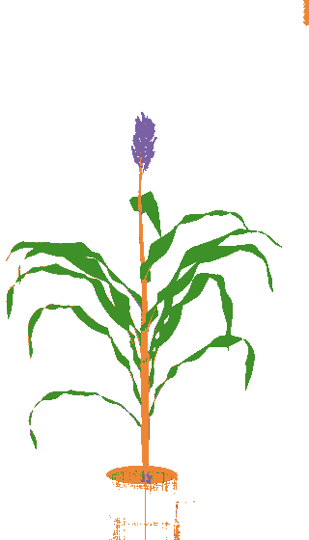
#> input picture image.png, 309 x 540 px
$ python traits_extraction_unflowered.py --image image.png   (older library calls are emulated)
#> lines starting #> are read from the running program, lines starting #| are printed output that depends on the picture; after the words box and inside, x2 and y2 are one past the last pixel; in counts of white or black regions, pixels touching at a corner belong together
# coding=utf-8

from scipy.spatial import distance as dist
from imutils import perspective
from imutils import contours
import numpy as np
import argparse
import imutils
import cv2

# return the midpoint of A and B
def midpoint(A, B):
    return ((A[0] + B[0])/2, (A[1] + B[1])/2)

# read the image
def init():
    ap = argparse.ArgumentParser()
    ap.add_argument("-i", "--image", required=True, help="path to the input image")
    # ap.add_argument("-w", "--width", type=float, required=True, help="width of the left-most object in the image (in inches)")
    args = vars(ap.parse_args())
    image = cv2.imread(args["image"])
#> image is the input picture: shape (540, 309, 3); mean B, G, R 235.6, 243.9, 240.5
    return image

# [107 lines left out: function calculate_inflorescence_width_and_height, not called in this run]

def calculate_plant_height(image,top,zoom_level):
    # define range of orange color in HSV
#> called with top = 1, zoom_level = 25
    hsv = cv2.cvtColor(image, cv2.COLOR_BGR2HSV)
#> hsv: shape (540, 309, 3); mean H, S, V 5.6, 17, 246.3
    hsv2 = cv2.cvtColor(image, cv2.COLOR_BGR2HSV)
    hsv3 = cv2.cvtColor(image, cv2.COLOR_BGR2HSV)
    lower_orange = np.array([11, 43, 46])
    upper_orange = np.array([26, 255, 255])
    lower_purple = np.array([100, 50, 50])
    upper_purple = np.array([200, 200, 200])
    lower_green = np.array([30, 200, 100])
    upper_green = np.array([100, 255, 190])
    mask = cv2.inRange(hsv, lower_orange, upper_orange)
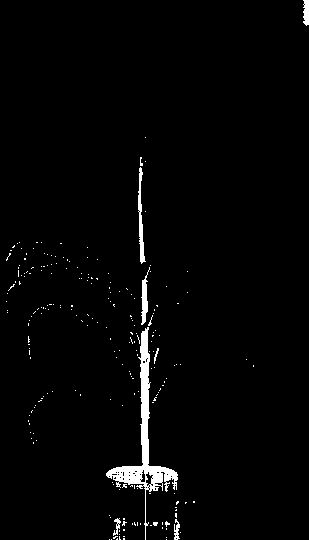
#> mask: shape (540, 309); 2.1% white; 224 white regions (217 under 20 px), largest, box (x1, y1, x2, y2) and area: (106, 327, 178, 540) 2213, (138, 167, 146, 264) 323, (141, 267, 150, 325) 237
    mask2 = cv2.inRange(hsv2, lower_green, upper_green)
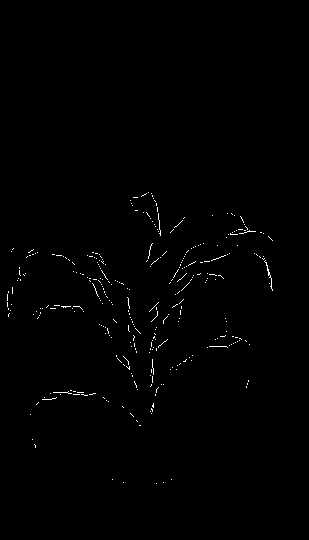
#> mask2: shape (540, 309); 0.59% white in thin lines or dots, all inside (x1, y1, x2, y2) = (7, 192, 273, 484)
    mask3 = cv2.inRange(hsv3, lower_purple, upper_purple)
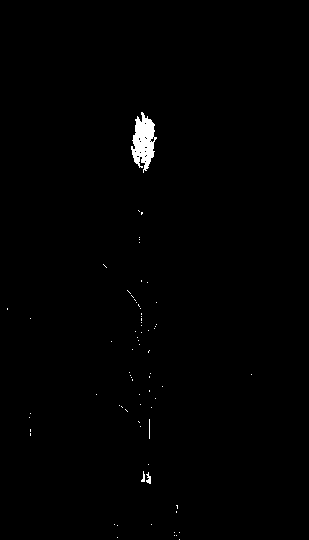
#> mask3: shape (540, 309); 0.66% white; 73 white regions (69 under 20 px), largest, box (x1, y1, x2, y2) and area: (131, 112, 157, 173) 915, (146, 472, 151, 484) 35, (141, 471, 145, 482) 24, (149, 419, 150, 439) 20
    res = cv2.add(mask, mask3)
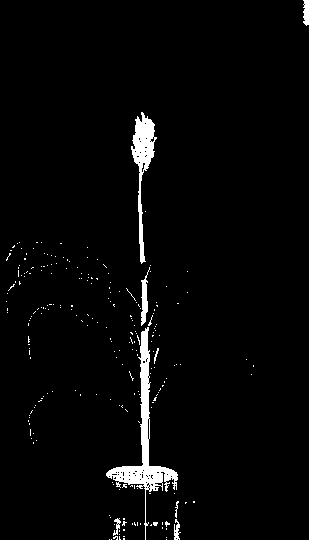
#> res: shape (540, 309); 2.8% white; 232 white regions (224 under 20 px), largest, box (x1, y1, x2, y2) and area: (106, 327, 178, 540) 2305, (131, 112, 157, 264) 1267, (141, 267, 150, 326) 248

    cv2.imshow("res", res)
    a = np.zeros(320)
    stem_top = []
    stem_bottom = []
    cv2.imshow("image", image)

    # [5 lines of commented-out code are left out]

    if zoom_level > 20:
        mask = cv2.erode(mask, None, iterations=3)
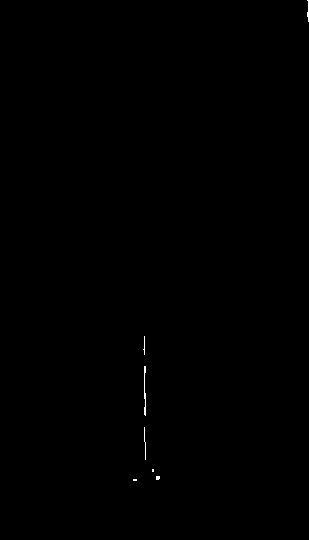
#> mask: shape (540, 309); 0.11% white in thin lines or dots, all inside (x1, y1, x2, y2) = (133, 0, 309, 481)
        mask = cv2.dilate(mask, None, iterations=2)
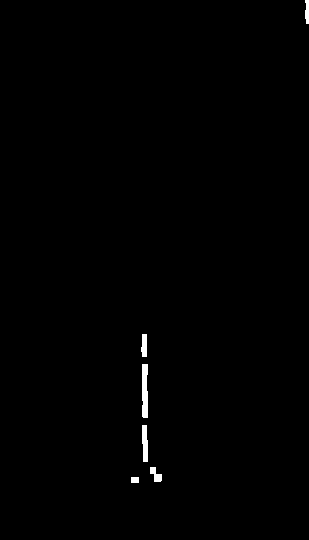
#> mask: shape (540, 309); 0.51% white; 6 white regions, box (x1, y1, x2, y2) and area: (142, 364, 148, 418) 303, (142, 425, 148, 462) 189, (141, 334, 147, 357) 120, (150, 467, 162, 482) 105, (305, 0, 309, 24) 84, (131, 477, 139, 483) 48
        j = 0
        cv2.imshow("mask", mask)
        for i in range(560):
            for k in range(320):
                if mask[i][k] == 255:
                    stem_top = [k, i]
                    print(stem_top)
                    j = 1
                    break
            if j == 1:
                break
        stem_bottom = [145,535]
        orig = image.copy()
        plant_height = dist.euclidean((stem_top[0], stem_top[1]), (stem_bottom[0], stem_bottom[1]))
        cv2.line(orig, (int(stem_top[0]), int(stem_top[1])), (int(stem_bottom[0]), int(stem_bottom[1])), (0, 0, 255), 2)
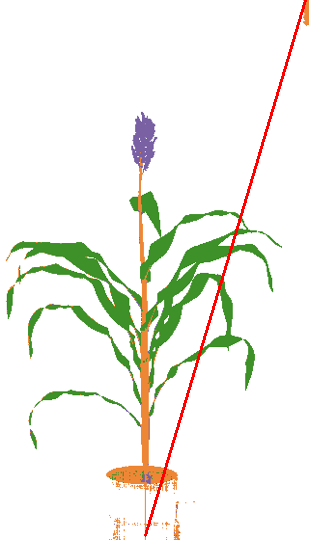
#> orig: shape (540, 309, 3); 0.97% of pixels changed, all inside (x1, y1, x2, y2) = (144, 0, 307, 537)
        cv2.imshow("orig", orig)
        print(plant_height)
        cv2.waitKey(0)
        return plant_height

    else:
        kernel = np.ones((10, 1), np.uint8)  # 1, 13
        #cv2.imshow("mask2", mask)
        res = cv2.erode(res, None, iterations=1)
        res[0:100] = a
        res[493:560] = a
        print(res.shape)
        cv2.imshow("res1", res)
        res = cv2.erode(res, kernel, iterations=1)
        cv2.imshow("res2", res)
        kernel2 = np.ones((10, 1), np.uint8)
        res = cv2.dilate(res, kernel2, iterations=2)
        cv2.imshow("res2", res)
        j = 0
        for i in range(560):
            for k in range(320):
                if res[i][k] == 255:
                    stem_top = [k, i]
                    print(stem_top)
                    j = 1
                    break
            if j == 1:
                break

        mask2[0:445] = a
        kernel = np.ones((1, 10), np.uint8)
        mask2 = cv2.erode(mask2, kernel, iterations=1)
        #cv2.imshow("mask", mask2)
        mask2 = cv2.dilate(mask2, kernel, iterations=2)
        #cv2.imshow("mask1", mask2)
        cnts = cv2.findContours(mask2.copy(), cv2.RETR_EXTERNAL, cv2.CHAIN_APPROX_SIMPLE)
        cnts = imutils.grab_contours(cnts)
        (cnts, _) = contours.sort_contours(cnts)
        for c in cnts:
            if cv2.contourArea(c) < 10:
                continue
            orig = image.copy()
            box = cv2.minAreaRect(c)
            box = cv2.cv.BoxPoints(box) if imutils.is_cv2() else cv2.boxPoints(box)
            box = np.array(box, dtype="int")
            box = perspective.order_points(box)
            cv2.drawContours(orig, [box.astype("int")], -1, (0, 255, 0), 2)
            (tl, tr, br, bl) = box

            midX = (tl[0]+tr[0])/2
            midY = (tl[1]+bl[1])/2
            stem_bottom = [midX,midY]
            print(stem_bottom)
            cv2.line(orig,(int(stem_top[0]),int(stem_top[1])), (int(stem_bottom[0]),int(stem_bottom[1])), (0, 0, 255), 2)
            cv2.imshow("orig",orig)
            plant_height = dist.euclidean((stem_top[0], stem_top[1]), (stem_bottom[0], stem_bottom[1]))
            print(plant_height)
            cv2.waitKey(0)
            return plant_height


        '''
        gray = cv2.cvtColor(res, cv2.COLOR_BGR2GRAY)
        gray = cv2.GaussianBlur(gray, (7, 7), 0)
        edged = cv2.Canny(gray, 50, 100)
        edged = cv2.dilate(edged, None, iterations=1)
        edged = cv2.erode(edged, None, iterations=1)
        cnts = cv2.findContours(edged.copy(), cv2.RETR_EXTERNAL, cv2.CHAIN_APPROX_SIMPLE)
        cnts = imutils.grab_contours(cnts)

        (cnts, _) = contours.sort_contours(cnts)
        pixelsPerMetric = None
        for c in cnts:
            if cv2.contourArea(c) < 50:
                continue
            orig = image.copy()
            box = cv2.minAreaRect(c)
            box = cv2.cv.BoxPoints(box) if imutils.is_cv2() else cv2.boxPoints(box)
            box = np.array(box, dtype="int")

            box = perspective.order_points(box)
            cv2.drawContours(orig, [box.astype("int")], -1, (0, 255, 0), 2)
            for (x, y) in box:
                cv2.circle(orig, (int(x), int(y)), 5, (0, 0, 255), -1)
            (tl, tr, br, bl) = box
            (tlblX, tlblY) = midpoint(tl, bl)  # tlblY is the lowest part of the plant
            height = abs(top - tlblY)
            return height

'''

# [4 lines left out: function output_txt_file, not called in this run]

if __name__ == "__main__":
    image = init()
    #inflorescence_width, inflorescence_height, inflorescence_top = calculate_inflorescence_width_and_height(image)
    plant_height = calculate_plant_height(image,1,25)#inflorescence_top
#> plant_height = 558.4
    #print([inflorescence_width,inflorescence_height,plant_height])
    #output_txt_file(inflorescence_width,inflorescence_height,plant_height)
